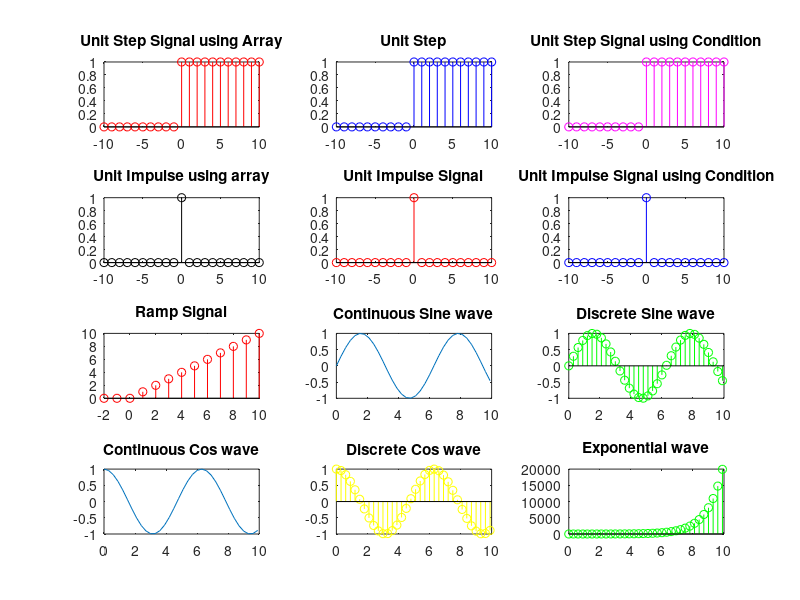

MATLAB code to generate this figure:
clc;
clear;
close all;
t= 0:.3:10;
x=sin(t);
y=cos(t);
z=exp(t);
subplot(4,3,1)
a = [-10,-9,-8,-7,-6,-5,-4,-3,-2,-1,0,1,2,3,4,5,6,7,8,9,10];
b = [0,0,0,0,0,0,0,0,0,0,1,1,1,1,1,1,1,1,1,1,1];
stem(a,b,'r')
title('Unit Step Signal using Array')
subplot(4,3,2)
a1 = -10:10;
b1 = [zeros(1,10),ones(1,11)];
stem(a1,b1,'b')
title('Unit Step')
subplot(4,3,3)
a2 = -10:10;
b2 = (a2>=0);
stem(a2,b2,'m')
title('Unit Step Signal using Condition')
x1= [-10,-9,-8,-7,-6,-5,-4,-3,-2,-1,0,1,2,3,4,5,6,7,8,9,10]
y1= [0,0,0,0,0,0,0,0,0,0,1,0,0,0,0,0,0,0,0,0,0]
subplot(4,3,4)
stem(x1,y1,'k')
title('Unit Impulse using array')
x2= -10:10
y2= [zeros(1,10),1,zeros(1,10)]
subplot(4,3,5)
stem(x2,y2,'r')
title('Unit Impulse Signal')
x3= -10:10
y3 = (x3==0)
subplot(4,3,6)
stem(x3,y3,'b')
title('Unit Impulse Signal using Condition')
c= -2:10;
d= c.*(c>=0)
subplot(4,3,7)
stem(c,d,'r')
title('Ramp Signal')
subplot(4,3,8)
plot(t,x)
title('Continuous Sine wave')
subplot(4,3,9)
stem(t,x,'g')
title('Discrete Sine wave')
subplot(4,3,10)
plot(t,y)
title('Continuous Cos wave')
subplot(4,3,11)
stem(t,y,'y')
title('Discrete Cos wave')
subplot(4,3,12)
stem(t,z,'g')
title('Exponential wave')